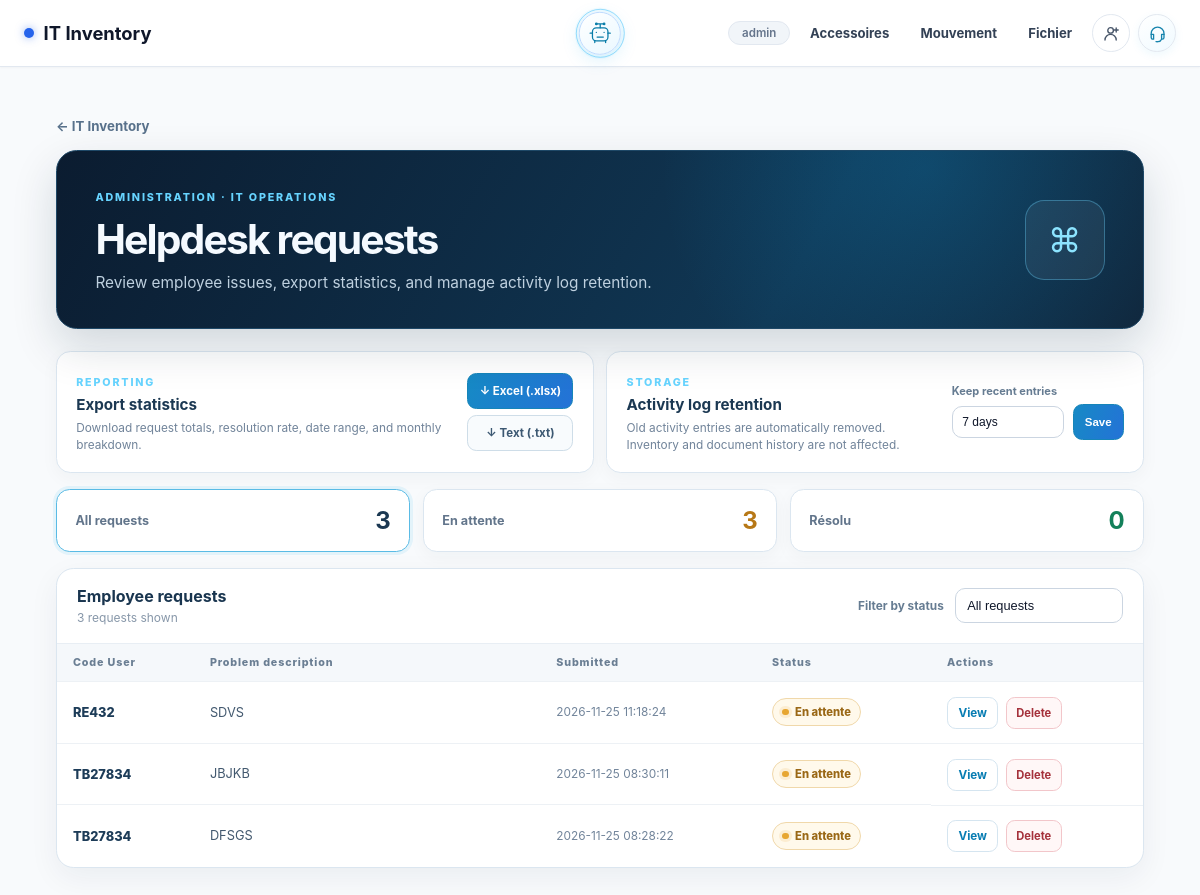
The page /helpdesk/management (signed in) on the database its author committed.
### tables this page shows
CREATE TABLE app_users (
            id INTEGER PRIMARY KEY AUTOINCREMENT,
            username TEXT NOT NULL UNIQUE COLLATE NOCASE,
            password_hash TEXT NOT NULL,
            access_level TEXT NOT NULL CHECK(access_level IN ('read', 'write', 'full')),
            is_admin INTEGER NOT NULL DEFAULT 0,
            created_at TEXT NOT NULL DEFAULT CURRENT_TIMESTAMP
        , email TEXT);

CREATE TABLE helpdesk_requests (
            id INTEGER PRIMARY KEY AUTOINCREMENT,
            code_user TEXT NOT NULL,
            description TEXT NOT NULL,
            status TEXT NOT NULL DEFAULT 'En attente' CHECK(status IN ('En attente', 'Résolu')),
            submitted_at TEXT NOT NULL DEFAULT CURRENT_TIMESTAMP,
            resolved_at TEXT
        );

### app/routes/helpdesk.py (the view)
@helpdesk_bp.route('/helpdesk/management')
@admin_required
def management():
    status = request.args.get('status', 'all')
    if status not in {'all', 'En attente', 'Résolu'}:
        status = 'all'
    db = get_db()
    if status == 'all':
        rows = db.execute('SELECT * FROM helpdesk_requests ORDER BY submitted_at DESC, id DESC').fetchall()
    else:
        rows = db.execute(
            'SELECT * FROM helpdesk_requests WHERE status = ? ORDER BY submitted_at DESC, id DESC',
            (status,),
        ).fetchall()
    counts = {
        'all': db.execute('SELECT COUNT(*) FROM helpdesk_requests').fetchone()[0],
        'pending': db.execute("SELECT COUNT(*) FROM helpdesk_requests WHERE status = 'En attente'").fetchone()[0],
        'resolved': db.execute("SELECT COUNT(*) FROM helpdesk_requests WHERE status = 'Résolu'").fetchone()[0],
    }
    setting = db.execute(
        "SELECT setting_value FROM app_settings WHERE setting_key = 'activity_log_retention_days'"
    ).fetchone()
    retention_days = int(setting['setting_value']) if setting and setting['setting_value'] in {'7', '14'} else 7
    return render_template('helpdesk_management.html', requests=rows, status=status, counts=counts,
                           activity_log_retention_days=retention_days)

### app/models/database.py (called while the page is built)
def get_db():
    if 'db' not in g:
        g.db = sqlite3.connect(
            current_app.config['DB_PATH'],
            detect_types=sqlite3.PARSE_DECLTYPES,
        )
        g.db.row_factory = sqlite3.Row
    return g.db

### app/routes/helpdesk.py (called while the page is built)
def admin_required(view):
    @wraps(view)
    def wrapped(*args, **kwargs):
        if not getattr(g, 'current_user', None) or not g.current_user['is_admin']:
            abort(403)
        return view(*args, **kwargs)
    return wrapped

### templates/helpdesk_management.html (shortened to what this page needs)
{% extends 'base.html' %}
{% block extra_head %}<link rel="stylesheet" href="{{ url_for('static', filename='css/helpdesk.css') }}"><link rel="stylesheet" href="{{ url_for('static', filename='css/helpdesk-admin.css') }}">{% endblock %}
{% block content %}
<section class="helpdesk-admin-page">
  <a class="helpdesk-back-link" href="{{ url_for('inventory.index') }}">← IT Inventory</a>
  <div class="helpdesk-admin-hero"><div><span class="helpdesk-kicker">ADMINISTRATION · IT OPERATIONS</span><h1>Helpdesk requests</h1><p>Review employee issues, export statistics, and manage activity log retention.</p></div><div class="helpdesk-admin-emblem" aria-hidden="true">⌘</div></div>
  <div class="helpdesk-admin-tools">
    <section class="helpdesk-tool-card"><div><span class="helpdesk-kicker">REPORTING</span><h2>Export statistics</h2><p>Download request totals, resolution rate, date range, and monthly breakdown.</p></div><div class="helpdesk-tool-actions"><a class="helpdesk-export-button" href="{{ url_for('helpdesk.export_statistics', report_format='xlsx') }}">↓ Excel (.xlsx)</a><a class="helpdesk-export-button is-secondary" href="{{ url_for('helpdesk.export_statistics', report_format='txt') }}">↓ Text (.txt)</a></div></section>
    <section class="helpdesk-tool-card"><div><span class="helpdesk-kicker">STORAGE</span><h2>Activity log retention</h2><p>Old activity entries are automatically removed. Inventory and document history are not affected.</p></div><form method="post" action="{{ url_for('helpdesk.update_activity_log_retention') }}" class="helpdesk-retention-form"><input type="hidden" name="csrf_token" value="{{ csrf_token() }}"><label for="retention-days">Keep recent entries</label><select class="form-select" id="retention-days" name="retention_days"><option value="7" {% if activity_log_retention_days == 7 %}selected{% endif %}>7 days</option><option value="14" {% if activity_log_retention_days == 14 %}selected{% endif %}>14 days</option></select><button class="helpdesk-export-button" type="submit">Save</button></form></section>
  </div>
  <div class="helpdesk-stats"><a class="helpdesk-stat {% if status == 'all' %}is-active{% endif %}" href="{{ url_for('helpdesk.management', status='all') }}"><span>All requests</span><strong>{{ counts.all }}</strong></a><a class="helpdesk-stat pending {% if status == 'En attente' %}is-active{% endif %}" href="{{ url_for('helpdesk.management', status='En attente') }}"><span>En attente</span><strong>{{ counts.pending }}</strong></a><a class="helpdesk-stat resolved {% if status == 'Résolu' %}is-active{% endif %}" href="{{ url_for('helpdesk.management', status='Résolu') }}"><span>Résolu</span><strong>{{ counts.resolved }}</strong></a></div>
  <section class="helpdesk-admin-card">
    <div class="helpdesk-table-heading"><div><h2>Employee requests</h2><p>{{ requests|length }} request{% if requests|length != 1 %}s{% endif %} shown</p></div><label class="helpdesk-filter-label" for="status-filter">Filter by status</label><select class="form-select helpdesk-filter" id="status-filter" onchange="location.href='{{ url_for('helpdesk.management') }}?status='+encodeURIComponent(this.value)"><option value="all" {% if status == 'all' %}selected{% endif %}>All requests</option><option value="En attente" {% if status == 'En attente' %}selected{% endif %}>En attente</option><option value="Résolu" {% if status == 'Résolu' %}selected{% endif %}>Résolu</option></select></div>
    <div class="helpdesk-table-scroll"><table class="helpdesk-table"><thead><tr><th>Code User</th><th>Problem description</th><th>Submitted</th><th>Status</th><th>Actions</th></tr></thead><tbody>
      {% for item in requests %}<tr><td class="helpdesk-code">{{ item.code_user }}</td><td class="helpdesk-description-cell">{{ item.description }}</td><td class="helpdesk-date">{{ item.submitted_at }}</td><td><span class="helpdesk-status {% if item.status == 'Résolu' %}is-resolved{% endif %}"><i></i>{{ item.status }}</span></td><td class="helpdesk-row-actions"><a class="helpdesk-view-button" href="{{ url_for('helpdesk.request_detail', request_id=item.id) }}">View</a><form method="post" action="{{ url_for('helpdesk.delete_request', request_id=item.id) }}" onsubmit="return confirm('Permanently delete this Helpdesk request?')"><input type="hidden" name="csrf_token" value="{{ csrf_token() }}"><button class="helpdesk-delete-button" type="submit">Delete</button></form></td></tr>
      {% else %}<tr><td colspan="5" class="helpdesk-empty">No requests in this view. New employee requests will appear here.</td></tr>{% endfor %}
    </tbody></table></div>
  </section>
</section>
{% endblock %}

### templates/base.html (shortened to what this page needs)
<!DOCTYPE html>
<html lang="fr">
<head>
    <link rel="stylesheet" href="{{ url_for('static', filename='css/main.css') }}">
    <link rel="stylesheet" href="{{ url_for('static', filename='css/animations.css') }}">
    {% block extra_head %}{% endblock %}
</head>
<body>
    <nav class="navbar">
        <div class="navbar-inner">
            <a href="{{ url_for('inventory.index') }}" class="navbar-brand">
                <span class="dot"></span>
                IT Inventory
            </a>
            {% if current_user %}<button type="button" class="ai-assistant-trigger" id="aiAssistantTrigger" aria-label="Ouvrir l’assistant IA d’inventaire" aria-haspopup="dialog" aria-controls="aiAssistantModal" aria-expanded="false">
                <svg viewBox="0 0 32 32" aria-hidden="true"><rect x="6" y="9" width="20" height="17" rx="5"/><path d="M16 4v5M12 4h8M3 16h3m20 0h3M11 15h.01M21 15h.01M12 21h8M9 26v2m14-2v2"/><circle cx="11" cy="4" r="1"/><circle cx="21" cy="4" r="1"/></svg>
                <span class="ai-trigger-pulse" aria-hidden="true"></span>
            </button>{% endif %}
            <div class="navbar-actions">
                {% if current_user %}
                <span class="navbar-badge">{{ current_user.username }}</span>
                <div class="accessories-menu">
                    <a href="#" class="accessories-trigger" onclick="return false;">Accessoires</a>
                </div>
                <div class="accessories-menu movement-menu">
                    <a href="#" class="accessories-trigger" onclick="return false;">Mouvement</a>
                </div>
                {% if current_user.is_admin or current_user.access_level in ['write', 'full'] %}
                <div class="file-menu">
                    <a href="#" class="file-trigger" onclick="return false;">Fichier</a>
                </div>
                {% endif %}
                <div class="contact-menu">
                    <button type="button" class="contact-trigger" aria-label="Contact et options du compte">
                        <svg viewBox="0 0 24 24" aria-hidden="true"><circle cx="12" cy="8" r="3.5"/><path d="M5 20a7 7 0 0 1 14 0M19 5v5m-2.5-2.5h5"/></svg>
                    </button>
                </div>
                <div class="helpdesk-menu">
                    <button type="button" class="helpdesk-menu-trigger" aria-label="Helpdesk menu" aria-haspopup="true">
                        <svg viewBox="0 0 24 24" aria-hidden="true"><path d="M4 13v-1a8 8 0 0 1 16 0v1"/><path d="M4 13h3v6H6a2 2 0 0 1-2-2v-4Zm16 0h-3v6h1a2 2 0 0 0 2-2v-4ZM17 19a5 5 0 0 1-5 3h-1"/><path d="M10 22h2"/></svg>
                    </button>
                </div>
                {% else %}<a class="dashboard-nav-link" href="{{ url_for('auth.login') }}">IT admin</a>{% endif %}
            </div>
        </div>
    </nav>
    <main>
        {% block content %}{% endblock %}
    </main>
</body>
</html>

### static/css/helpdesk.css (style rules this page uses)
.helpdesk-page,.helpdesk-admin-page { width:min(100%,68rem);margin:1rem auto 3rem;color:#172b43 }
.helpdesk-hero,.helpdesk-admin-hero { position:relative;display:flex;align-items:center;justify-content:space-between;gap:2rem;overflow:hidden;margin-bottom:1.35rem;padding:2.1rem 2.4rem;border:1px solid #1e4867;border-radius:1.3rem;background:radial-gradient(circle at 80% 10%,rgb(14 165 233 / 19%),transparent 30%),linear-gradient(120deg,#0b1c30,#103754 68%,#10283e);color:#f5faff;box-shadow:0 18px 45px rgb(15 37 59 / 16%) }
.helpdesk-hero:after,.helpdesk-admin-hero:after { position:absolute;inset:0;pointer-events:none;content:"";background:linear-gradient(90deg,transparent 49.8%,rgb(125 211 252 / 5%) 50%,transparent 50.2%);background-size:38px 38px;mask-image:linear-gradient(90deg,transparent,#000) }
.helpdesk-kicker { color:#67d4ff;font-size:.67rem;font-weight:850;letter-spacing:.17em }
.helpdesk-hero h1,.helpdesk-admin-hero h1 { position:relative;z-index:1;margin:.55rem 0 .45rem;font-size:clamp(1.7rem,4vw,2.55rem);letter-spacing:-.045em }
.helpdesk-hero p,.helpdesk-admin-hero p { position:relative;z-index:1;max-width:37rem;margin:0;color:#bed0df;font-size:.96rem;line-height:1.55 }
.helpdesk-card,.helpdesk-admin-card,.helpdesk-detail-card { border:1px solid #dbe6f0;border-radius:1.1rem;background:#fff;box-shadow:0 10px 30px rgb(15 39 62 / 6%) }
.helpdesk-back-link { display:inline-block;margin:0 0 1rem;color:#58718b;font-size:.83rem;font-weight:700 }
.helpdesk-admin-hero { min-height:11rem }
.helpdesk-admin-emblem { position:relative;z-index:1;display:grid;place-items:center;width:5rem;height:5rem;flex:0 0 auto;border:1px solid rgb(103 212 255 / 35%);border-radius:1.2rem;background:rgb(255 255 255 / 6%);color:#8ce4ff;font-size:2.1rem }
.helpdesk-stats { display:grid;grid-template-columns:repeat(3,minmax(0,1fr));gap:.8rem;margin:0 0 1rem }
.helpdesk-stat { display:flex;align-items:center;justify-content:space-between;gap:.5rem;padding:1rem 1.15rem;border:1px solid #dbe6f0;border-radius:.85rem;background:#fff;color:#62758b;box-shadow:0 5px 18px rgb(15 39 62 / 4%);transition:border .18s,transform .18s }
.helpdesk-stat span { font-size:.79rem;font-weight:700 }
.helpdesk-stat strong { color:#1b3852;font-size:1.5rem }
.helpdesk-stat.pending strong { color:#b77816 }
.helpdesk-stat.resolved strong { color:#13805a }
.helpdesk-stat.is-active { border-color:#5abbe5;box-shadow:0 0 0 3px rgb(14 165 233 / 9%) }
.helpdesk-admin-card { overflow:hidden }
.helpdesk-table-heading { display:flex;align-items:center;gap:.7rem;padding:1.1rem 1.25rem;border-bottom:1px solid #e8eef4 }
.helpdesk-table-heading>div { margin-right:auto }
.helpdesk-table-heading h2 { margin:0;color:#19354f;font-size:1rem }
.helpdesk-table-heading p { margin:.25rem 0 0;color:#8797a9;font-size:.75rem }
.helpdesk-filter-label { color:#667c92;font-size:.74rem;font-weight:700 }
.helpdesk-filter { width:auto;min-width:10.5rem;padding:.55rem 2rem .55rem .7rem;font-size:.8rem }
.helpdesk-table-scroll { overflow:auto }
.helpdesk-table { width:100%;border-collapse:collapse;text-align:left }
.helpdesk-table th { padding:.75rem 1rem;background:#f5f8fb;color:#6a7e93;font-size:.67rem;font-weight:800;letter-spacing:.08em;white-space:nowrap }
.helpdesk-table td { max-width:24rem;padding:.9rem 1rem;border-top:1px solid #edf1f5;color:#43596f;font-size:.8rem;vertical-align:middle }
.helpdesk-code { font-weight:800;color:#1d3c58!important;white-space:nowrap }
.helpdesk-description-cell { min-width:15rem;line-height:1.5;overflow-wrap:anywhere }
.helpdesk-date { white-space:nowrap;color:#71849a!important;font-size:.74rem!important }
.helpdesk-status { display:inline-flex;align-items:center;gap:.4rem;padding:.38rem .58rem;border:1px solid #f0d8aa;border-radius:999px;background:#fff9eb;color:#9a6816;font-size:.7rem;font-weight:800;white-space:nowrap }
.helpdesk-status i { width:.4rem;height:.4rem;border-radius:50%;background:#e7a631;box-shadow:0 0 0 3px rgb(231 166 49 / 14%) }
.helpdesk-view-button { display:inline-flex;align-items:center;gap:.4rem;padding:.5rem .65rem;border:1px solid #d5e5f0;border-radius:.55rem;color:#087db3;font-size:.73rem;font-weight:750;white-space:nowrap }

### rows shown on the page
app_users: username "admin"
helpdesk_requests: code_user "RE432", description "SDVS", submitted_at "2026-11-25 11:18:24", status "En attente"
helpdesk_requests: code_user "TB27834", description "JBJKB", submitted_at "2026-11-25 08:30:11", status "En attente"
helpdesk_requests: code_user "TB27834", description "DFSGS", submitted_at "2026-11-25 08:28:22", status "En attente"

### other values the page prints
{{ counts.all }} "3"
{{ counts.pending }} "3"
{{ counts.resolved }} "0"
{{ requests|length }} "3"
